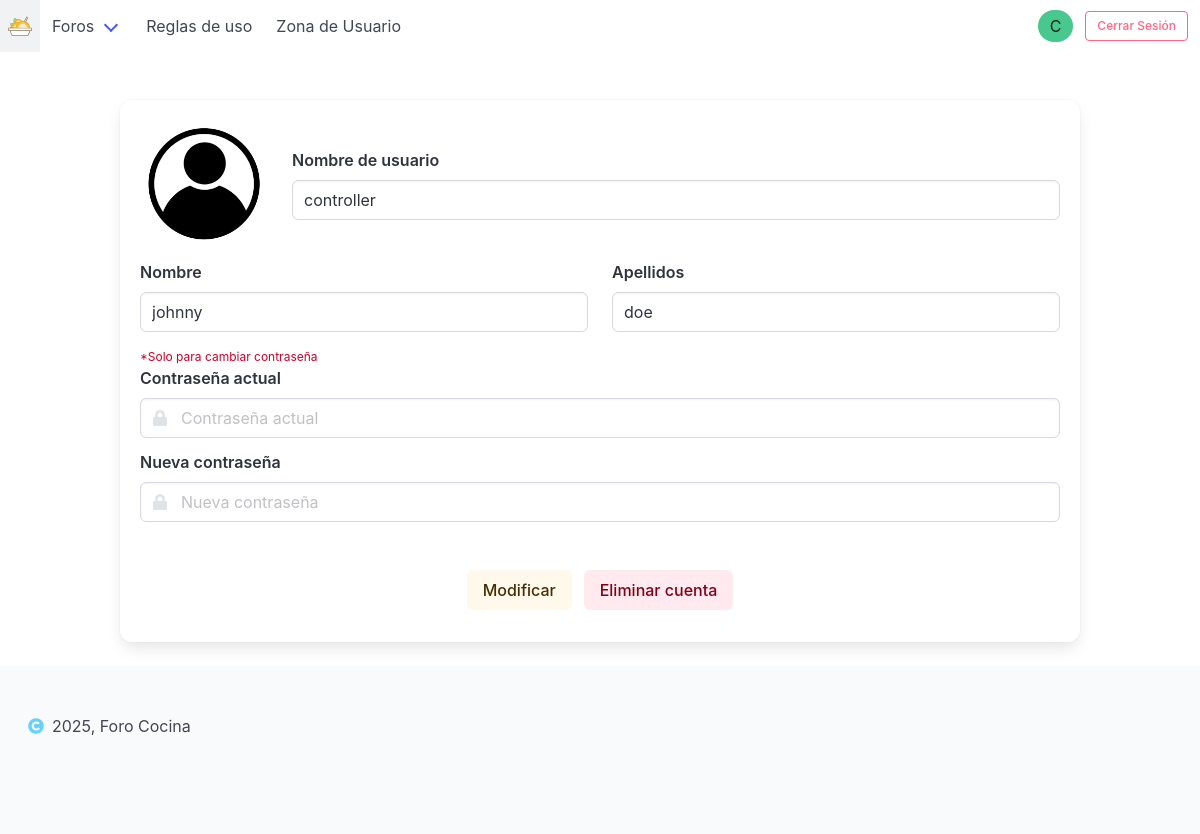
Page /controller/UserPanelController.php (signed in) on the committed database.
### tables this page shows
CREATE TABLE `user` (
  `username` varchar(20) NOT NULL,
  `name` varchar(30) NOT NULL,
  `surname` varchar(30) NOT NULL,
  `email` varchar(50) NOT NULL,
  `password` varchar(70) NOT NULL,
  `role` varchar(10) NOT NULL,
  `image_name` varchar(100) DEFAULT NULL,
  `verified` tinyint(1) DEFAULT 0,
  `verification_token` char(64) DEFAULT NULL,
  `verification_expires` datetime DEFAULT NULL,
  `reset_token` char(100) DEFAULT NULL,
  `reset_token_expires` datetime DEFAULT NULL
);

### model/UserPanelModel.php (called while the page is built, shortened)
<?php
require_once __DIR__ . "/../config/Database.php";
class UserPanelModel
{
    private PDO $db;
    public function __construct()
    {
        $this->db = Database::connect();
    }
    public function getUserByEmail($email){
        try{
            $stmt = $this->db->prepare(FIND_EMAIL_USER);
            $stmt->execute([":email" => $email]);
            $user = $stmt->fetch(PDO::FETCH_ASSOC);
            if($user) {
                unset($user["password"]);
                return $user;
            }
            return false;
        }catch(PDOException $e){
            logError($e->getMessage());
            return false;
        }
    }
}

### config/Database.php (called while the page is built, shortened)
<?php
class Database
{
    private static PDO $connection;
    public static function connect(): PDO
    {
        if (!isset(self::$connection)) {
            try {
                self::$connection = new PDO("mysql:host=" . DB_HOST, DB_USER, DB_PASS, [
                    PDO::ATTR_ERRMODE => PDO::ERRMODE_EXCEPTION,
                    PDO::ATTR_DEFAULT_FETCH_MODE => PDO::FETCH_ASSOC
                ]);
                self::$connection->exec(CREATE_DATABASE);
                self::$connection->exec("USE " . DB_NAME);
            } catch (PDOException $e) {
                throw new Exception("Error to connect to DB: " . $e->getMessage());
            }
        }
        return self::$connection;
    }
}

### view/user_panel.php (the view, shortened to what this page needs)
<?php
$errors = $_SESSION["errors"] ?? [];
$data = $_SESSION["data"] ?? [];
?>
<!DOCTYPE html>
<html lang="en">
<head>
    <link rel="stylesheet" href="../css/index.css">
</head>
<body>
<header>
<?php require_once __DIR__ . "/../components/nav_bar.php"; ?>
</header>
<main class="container mt-6">
    <form class="user-form box" action="../controller/UserPanelController.php" method="post" enctype="multipart/form-data">
        <div class="is-flex-direction-row is-display-flex field is-align-items-center" id="container-image">
            <div>
                <figure class="image is-128x128 cursor-type" onclick="document.getElementById('image').click()">
                    <img class="is-rounded wid" id="previewImg"
                         style="max-width: 100%; max-height: 100%; object-fit: contain;"
                         src="<?= $data['image_name'] != null ? "../../uploads/" . $data['image_name'] : "../assets/images/no_image.jpg"; ?>"
                         alt="avatar"
                    />
                </figure>
            </div>
            <div class="ml-5" style="width: 100%;">
                <label class="label" for="username">Nombre de usuario</label>
                <div class="control">
                    <input class="input <?= isset($errors['username']) ? 'is-danger' : ''?>"
                           type="text" placeholder="Nombre de usuario"
                           name="username" id="username" required
                           value="<?= $data['username'] ?>"
                    >
                </div>
            </div>
        </div>
        <div class="is-flex-direction-row is-display-flex field is-align-items-center" >
           <div style="width: 50%;">
               <label class="label" for="name">Nombre</label>
               <div class="control">
                   <input class="input <?= isset($errors['name']) ? 'is-danger' : ''?>"
                          type="text" placeholder="Nombre"
                          name="name" id="name" required
                          value="<?= $data['name'] ?>"
                   >
               </div>
           </div>
           <div class="ml-5" style="width: 50%;">
               <label class="label" for="surname">Apellidos</label>
               <div class="control">
                   <input class="input <?= isset($errors['surname']) ? 'is-danger' : ''?>"
                          type="text" placeholder="Apellidos"
                          name="surname" id="surname" required
                          value="<?= $data['surname'] ?>"
                   >
               </div>
           </div>
        </div>
        <div class="field mt-4">
            <p class="help is-danger">*Solo para cambiar contraseña</p>
            <label class="label" for="password">Contraseña actual</label>
            <p class="control has-icons-left">
                <input class="input <?= isset($errors['password']) ? 'is-danger' : ''?>"
                       type="password" placeholder="Contraseña actual"
                       name="password" id="password"
                >
                <span class="icon is-small is-left">
                </span>
            </p>
        </div>
        <div class="field mb-6">
            <label class="label" for="new_password">Nueva contraseña</label>
            <div class="control has-icons-left">
                <input class="input <?= isset($errors['new_password']) ? 'is-danger' : ''?>"
                       type="password" placeholder="Nueva contraseña"
                        name="new_password" id="new_password"
                >
                <span class="icon is-small is-left">
                </span>
            </div>
        </div>
        <div class="field is-grouped is-justify-content-center">
            <div class="control">
                <button type="button" class="button is-light is-warning js-modal-trigger" data-target="modal-edit">
                    Modificar
                </button>
            </div>
            <div class="control">
                <button type="button" class="button is-light is-danger js-modal-trigger" data-target="modal-delete">Eliminar cuenta</button>
            </div>
        </div>
    </form>
</main>
<?php require_once __DIR__ . "/../components/footer.php"?>
</body>
</html>

### css/styles.css (style rules this page uses)
.cursor-type { cursor: pointer !important; }

### rows in the picture
user: username "controller", name "johnny", surname "doe"

### other values in the picture
$initial "C"
